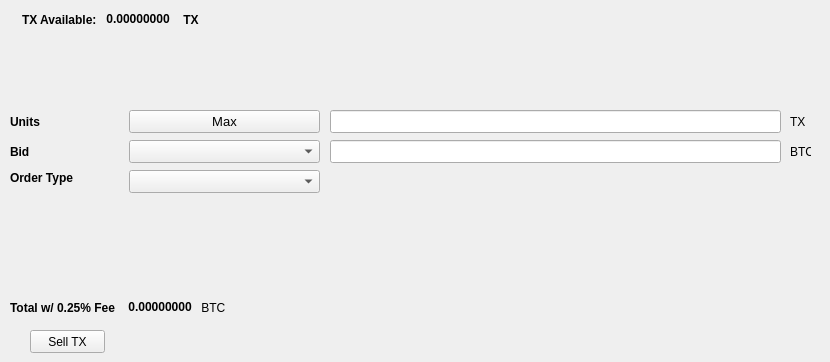
   <widget class="QWidget" name="SellTab">
    <attribute name="title">
     <string>Sell</string>
    </attribute>
    <widget class="QLabel" name="label_16">
     <property name="geometry">
      <rect>
       <x>790</x>
       <y>140</y>
       <width>21</width>
       <height>23</height>
      </rect>
     </property>
     <property name="text">
      <string>BTC</string>
     </property>
    </widget>
    <widget class="QComboBox" name="SellBidcomboBox">
     <property name="geometry">
      <rect>
       <x>129</x>
       <y>140</y>
       <width>191</width>
       <height>23</height>
      </rect>
     </property>
     <property name="font">
      <font>
       <pointsize>10</pointsize>
      </font>
     </property>
    </widget>
    <widget class="QLabel" name="label_18">
     <property name="geometry">
      <rect>
       <x>10</x>
       <y>110</y>
       <width>46</width>
       <height>23</height>
      </rect>
     </property>
     <property name="font">
      <font>
       <weight>75</weight>
       <bold>true</bold>
      </font>
     </property>
     <property name="text">
      <string>Units</string>
     </property>
    </widget>
    <widget class="QPushButton" name="Sell_Max_Amount">
     <property name="geometry">
      <rect>
       <x>129</x>
       <y>110</y>
       <width>191</width>
       <height>23</height>
      </rect>
     </property>
     <property name="font">
      <font>
       <pointsize>10</pointsize>
      </font>
     </property>
     <property name="text">
      <string>Max</string>
     </property>
    </widget>
    <widget class="QLabel" name="label_20">
     <property name="geometry">
      <rect>
       <x>10</x>
       <y>170</y>
       <width>71</width>
       <height>16</height>
      </rect>
     </property>
     <property name="font">
      <font>
       <weight>75</weight>
       <bold>true</bold>
      </font>
     </property>
     <property name="text">
      <string>Order Type</string>
     </property>
    </widget>
    <widget class="QComboBox" name="SellOrdertypeCombo">
     <property name="geometry">
      <rect>
       <x>129</x>
       <y>170</y>
       <width>191</width>
       <height>23</height>
      </rect>
     </property>
     <property name="font">
      <font>
       <pointsize>10</pointsize>
      </font>
     </property>
    </widget>
    <widget class="QLabel" name="label_21">
     <property name="geometry">
      <rect>
       <x>10</x>
       <y>140</y>
       <width>46</width>
       <height>23</height>
      </rect>
     </property>
     <property name="font">
      <font>
       <weight>75</weight>
       <bold>true</bold>
      </font>
     </property>
     <property name="text">
      <string>Bid</string>
     </property>
    </widget>
    <widget class="QLabel" name="label_22">
     <property name="geometry">
      <rect>
       <x>790</x>
       <y>110</y>
       <width>31</width>
       <height>23</height>
      </rect>
     </property>
     <property name="text">
      <string>TX</string>
     </property>
    </widget>
    <widget class="QLineEdit" name="UnitsInputTX">
     <property name="geometry">
      <rect>
       <x>330</x>
       <y>110</y>
       <width>451</width>
       <height>23</height>
      </rect>
     </property>
     <property name="font">
      <font>
       <pointsize>9</pointsize>
       <weight>75</weight>
       <bold>true</bold>
      </font>
     </property>
    </widget>
    <widget class="QLineEdit" name="SellBidPriceEdit">
     <property name="geometry">
      <rect>
       <x>330</x>
       <y>140</y>
       <width>451</width>
       <height>23</height>
      </rect>
     </property>
     <property name="font">
      <font>
       <pointsize>9</pointsize>
       <weight>75</weight>
       <bold>true</bold>
      </font>
     </property>
    </widget>
    <widget class="QPushButton" name="SellTXBTN">
     <property name="geometry">
      <rect>
       <x>30</x>
       <y>330</y>
       <width>75</width>
       <height>23</height>
      </rect>
     </property>
     <property name="text">
      <string>Sell TX</string>
     </property>
    </widget>
    <widget class="QWidget" name="layoutWidget">
     <property name="geometry">
      <rect>
       <x>22</x>
       <y>12</y>
       <width>200</width>
       <height>15</height>
      </rect>
     </property>
     <layout class="QHBoxLayout" name="horizontalLayout">
      <item>
       <widget class="QLabel" name="label232_2">
        <property name="font">
         <font>
          <weight>75</weight>
          <bold>true</bold>
         </font>
        </property>
        <property name="text">
         <string>TX Available:</string>
        </property>
       </widget>
      </item>
      <item>
       <widget class="QLabel" name="TXAvailableLabel">
        <property name="palette">
         <palette>
          <active>
           <colorrole role="WindowText">
            <brush brushstyle="SolidPattern">
             <color alpha="255">
              <red>0</red>
              <green>0</green>
              <blue>0</blue>
             </color>
            </brush>
           </colorrole>
           <colorrole role="Button">
            <brush brushstyle="SolidPattern">
             <color alpha="255">
              <red>0</red>
              <green>170</green>
              <blue>0</blue>
             </color>
            </brush>
           </colorrole>
           <colorrole role="Light">
            <brush brushstyle="SolidPattern">
             <color alpha="255">
              <red>0</red>
              <green>255</green>
              <blue>0</blue>
             </color>
            </brush>
           </colorrole>
           <colorrole role="Midlight">
            <brush brushstyle="SolidPattern">
             <color alpha="255">
              <red>0</red>
              <green>212</green>
              <blue>0</blue>
             </color>
            </brush>
           </colorrole>
           <colorrole role="Dark">
            <brush brushstyle="SolidPattern">
             <color alpha="255">
              <red>0</red>
              <green>85</green>
              <blue>0</blue>
             </color>
            </brush>
           </colorrole>
           <colorrole role="Mid">
            <brush brushstyle="SolidPattern">
             <color alpha="255">
              <red>0</red>
              <green>113</green>
              <blue>0</blue>
             </color>
            </brush>
           </colorrole>
           <colorrole role="Text">
            <brush brushstyle="SolidPattern">
             <color alpha="255">
              <red>0</red>
              <green>170</green>
              <blue>0</blue>
             </color>
            </brush>
           </colorrole>
           <colorrole role="BrightText">
            <brush brushstyle="SolidPattern">
             <color alpha="255">
              <red>255</red>
              <green>255</green>
              <blue>255</blue>
             </color>
            </brush>
           </colorrole>
           <colorrole role="ButtonText">
            <brush brushstyle="SolidPattern">
             <color alpha="255">
              <red>0</red>
              <green>0</green>
              <blue>0</blue>
             </color>
            </brush>
           </colorrole>
           <colorrole role="Base">
            <brush brushstyle="SolidPattern">
             <color alpha="255">
              <red>255</red>
              <green>255</green>
              <blue>255</blue>
             </color>
            </brush>
           </colorrole>
           <colorrole role="Window">
            <brush brushstyle="SolidPattern">
             <color alpha="255">
              <red>0</red>
              <green>170</green>
              <blue>0</blue>
             </color>
            </brush>
           </colorrole>
           <colorrole role="Shadow">
            <brush brushstyle="SolidPattern">
             <color alpha="255">
              <red>0</red>
              <green>0</green>
              <blue>0</blue>
             </color>
            </brush>
           </colorrole>
           <colorrole role="AlternateBase">
            <brush brushstyle="SolidPattern">
             <color alpha="255">
              <red>127</red>
              <green>212</green>
              <blue>127</blue>
             </color>
            </brush>
           </colorrole>
           <colorrole role="ToolTipBase">
            <brush brushstyle="SolidPattern">
             <color alpha="255">
              <red>255</red>
              <green>255</green>
              <blue>220</blue>
             </color>
            </brush>
           </colorrole>
           <colorrole role="ToolTipText">
            <brush brushstyle="SolidPattern">
             <color alpha="255">
              <red>0</red>
              <green>0</green>
              <blue>0</blue>
             </color>
            </brush>
           </colorrole>
          </active>
          <inactive>
           <colorrole role="WindowText">
            <brush brushstyle="SolidPattern">
             <color alpha="255">
              <red>0</red>
              <green>0</green>
              <blue>0</blue>
             </color>
            </brush>
           </colorrole>
           <colorrole role="Button">
            <brush brushstyle="SolidPattern">
             <color alpha="255">
              <red>0</red>
              <green>170</green>
              <blue>0</blue>
             </color>
            </brush>
           </colorrole>
           <colorrole role="Light">
            <brush brushstyle="SolidPattern">
             <color alpha="255">
              <red>0</red>
              <green>255</green>
              <blue>0</blue>
             </color>
            </brush>
           </colorrole>
           <colorrole role="Midlight">
            <brush brushstyle="SolidPattern">
             <color alpha="255">
              <red>0</red>
              <green>212</green>
              <blue>0</blue>
             </color>
            </brush>
           </colorrole>
           <colorrole role="Dark">
            <brush brushstyle="SolidPattern">
             <color alpha="255">
              <red>0</red>
              <green>85</green>
              <blue>0</blue>
             </color>
            </brush>
           </colorrole>
           <colorrole role="Mid">
            <brush brushstyle="SolidPattern">
             <color alpha="255">
              <red>0</red>
              <green>113</green>
              <blue>0</blue>
             </color>
            </brush>
           </colorrole>
           <colorrole role="Text">
            <brush brushstyle="SolidPattern">
             <color alpha="255">
              <red>0</red>
              <green>170</green>
              <blue>0</blue>
             </color>
            </brush>
           </colorrole>
           <colorrole role="BrightText">
            <brush brushstyle="SolidPattern">
             <color alpha="255">
              <red>255</red>
              <green>255</green>
              <blue>255</blue>
             </color>
            </brush>
           </colorrole>
           <colorrole role="ButtonText">
            <brush brushstyle="SolidPattern">
             <color alpha="255">
              <red>0</red>
              <green>0</green>
              <blue>0</blue>
             </color>
            </brush>
           </colorrole>
           <colorrole role="Base">
            <brush brushstyle="SolidPattern">
             <color alpha="255">
              <red>255</red>
              <green>255</green>
              <blue>255</blue>
             </color>
            </brush>
           </colorrole>
           <colorrole role="Window">
            <brush brushstyle="SolidPattern">
             <color alpha="255">
              <red>0</red>
              <green>170</green>
              <blue>0</blue>
             </color>
            </brush>
           </colorrole>
           <colorrole role="Shadow">
            <brush brushstyle="SolidPattern">
             <color alpha="255">
              <red>0</red>
              <green>0</green>
              <blue>0</blue>
             </color>
            </brush>
           </colorrole>
           <colorrole role="AlternateBase">
            <brush brushstyle="SolidPattern">
             <color alpha="255">
              <red>127</red>
              <green>212</green>
              <blue>127</blue>
             </color>
            </brush>
           </colorrole>
           <colorrole role="ToolTipBase">
            <brush brushstyle="SolidPattern">
             <color alpha="255">
              <red>255</red>
              <green>255</green>
              <blue>220</blue>
             </color>
            </brush>
           </colorrole>
           <colorrole role="ToolTipText">
            <brush brushstyle="SolidPattern">
             <color alpha="255">
              <red>0</red>
              <green>0</green>
              <blue>0</blue>
             </color>
            </brush>
           </colorrole>
          </inactive>
          <disabled>
           <colorrole role="WindowText">
            <brush brushstyle="SolidPattern">
             <color alpha="255">
              <red>0</red>
              <green>85</green>
              <blue>0</blue>
             </color>
            </brush>
           </colorrole>
           <colorrole role="Button">
            <brush brushstyle="SolidPattern">
             <color alpha="255">
              <red>0</red>
              <green>170</green>
              <blue>0</blue>
             </color>
            </brush>
           </colorrole>
           <colorrole role="Light">
            <brush brushstyle="SolidPattern">
             <color alpha="255">
              <red>0</red>
              <green>255</green>
              <blue>0</blue>
             </color>
            </brush>
           </colorrole>
           <colorrole role="Midlight">
            <brush brushstyle="SolidPattern">
             <color alpha="255">
              <red>0</red>
              <green>212</green>
              <blue>0</blue>
             </color>
            </brush>
           </colorrole>
           <colorrole role="Dark">
            <brush brushstyle="SolidPattern">
             <color alpha="255">
              <red>0</red>
              <green>85</green>
              <blue>0</blue>
             </color>
            </brush>
           </colorrole>
           <colorrole role="Mid">
            <brush brushstyle="SolidPattern">
             <color alpha="255">
              <red>0</red>
              <green>113</green>
              <blue>0</blue>
             </color>
            </brush>
           </colorrole>
           <colorrole role="Text">
            <brush brushstyle="SolidPattern">
             <color alpha="255">
              <red>0</red>
              <green>85</green>
              <blue>0</blue>
             </color>
            </brush>
           </colorrole>
           <colorrole role="BrightText">
            <brush brushstyle="SolidPattern">
             <color alpha="255">
              <red>255</red>
              <green>255</green>
              <blue>255</blue>
             </color>
            </brush>
           </colorrole>
           <colorrole role="ButtonText">
            <brush brushstyle="SolidPattern">
             <color alpha="255">
              <red>0</red>
              <green>85</green>
              <blue>0</blue>
             </color>
            </brush>
           </colorrole>
           <colorrole role="Base">
            <brush brushstyle="SolidPattern">
             <color alpha="255">
              <red>0</red>
              <green>170</green>
              <blue>0</blue>
             </color>
            </brush>
           </colorrole>
           <colorrole role="Window">
            <brush brushstyle="SolidPattern">
             <color alpha="255">
              <red>0</red>
              <green>170</green>
              <blue>0</blue>
             </color>
            </brush>
           </colorrole>
           <colorrole role="Shadow">
            <brush brushstyle="SolidPattern">
             <color alpha="255">
              <red>0</red>
              <green>0</green>
              <blue>0</blue>
             </color>
            </brush>
           </colorrole>
           <colorrole role="AlternateBase">
            <brush brushstyle="SolidPattern">
             <color alpha="255">
              <red>0</red>
              <green>170</green>
              <blue>0</blue>
             </color>
            </brush>
           </colorrole>
           <colorrole role="ToolTipBase">
            <brush brushstyle="SolidPattern">
             <color alpha="255">
              <red>255</red>
              <green>255</green>
              <blue>220</blue>
             </color>
            </brush>
           </colorrole>
           <colorrole role="ToolTipText">
            <brush brushstyle="SolidPattern">
             <color alpha="255">
              <red>0</red>
              <green>0</green>
              <blue>0</blue>
             </color>
            </brush>
           </colorrole>
          </disabled>
         </palette>
        </property>
        <property name="font">
         <font>
          <weight>75</weight>
          <bold>true</bold>
         </font>
        </property>
        <property name="text">
         <string> 0.00000000 </string>
        </property>
        <property name="textInteractionFlags">
         <set>Qt::LinksAccessibleByMouse|Qt::TextSelectableByKeyboard|Qt::TextSelectableByMouse</set>
        </property>
       </widget>
      </item>
      <item>
       <widget class="QLabel" name="labelTX">
        <property name="font">
         <font>
          <weight>75</weight>
          <bold>true</bold>
         </font>
        </property>
        <property name="text">
         <string> TX</string>
        </property>
       </widget>
      </item>
     </layout>
    </widget>
    <widget class="QWidget" name="layoutWidget">
     <property name="geometry">
      <rect>
       <x>10</x>
       <y>300</y>
       <width>218</width>
       <height>15</height>
      </rect>
     </property>
     <layout class="QHBoxLayout" name="horizontalLayout_2">
      <item>
       <widget class="QLabel" name="label_19">
        <property name="font">
         <font>
          <weight>75</weight>
          <bold>true</bold>
         </font>
        </property>
        <property name="text">
         <string>Total w/ 0.25% Fee </string>
        </property>
       </widget>
      </item>
      <item>
       <widget class="QLabel" name="SellCostLabel">
        <property name="palette">
         <palette>
          <active>
           <colorrole role="WindowText">
            <brush brushstyle="SolidPattern">
             <color alpha="255">
              <red>0</red>
              <green>0</green>
              <blue>0</blue>
             </color>
            </brush>
           </colorrole>
           <colorrole role="Button">
            <brush brushstyle="SolidPattern">
             <color alpha="255">
              <red>0</red>
              <green>170</green>
              <blue>0</blue>
             </color>
            </brush>
           </colorrole>
           <colorrole role="Light">
            <brush brushstyle="SolidPattern">
             <color alpha="255">
              <red>0</red>
              <green>255</green>
              <blue>0</blue>
             </color>
            </brush>
           </colorrole>
           <colorrole role="Midlight">
            <brush brushstyle="SolidPattern">
             <color alpha="255">
              <red>0</red>
              <green>212</green>
              <blue>0</blue>
             </color>
            </brush>
           </colorrole>
           <colorrole role="Dark">
            <brush brushstyle="SolidPattern">
             <color alpha="255">
              <red>0</red>
              <green>85</green>
              <blue>0</blue>
             </color>
            </brush>
           </colorrole>
           <colorrole role="Mid">
            <brush brushstyle="SolidPattern">
             <color alpha="255">
              <red>0</red>
              <green>113</green>
              <blue>0</blue>
             </color>
            </brush>
           </colorrole>
           <colorrole role="Text">
            <brush brushstyle="SolidPattern">
             <color alpha="255">
              <red>0</red>
              <green>170</green>
              <blue>0</blue>
             </color>
            </brush>
           </colorrole>
           <colorrole role="BrightText">
            <brush brushstyle="SolidPattern">
             <color alpha="255">
              <red>255</red>
              <green>255</green>
              <blue>255</blue>
             </color>
            </brush>
           </colorrole>
           <colorrole role="ButtonText">
            <brush brushstyle="SolidPattern">
             <color alpha="255">
              <red>0</red>
              <green>0</green>
              <blue>0</blue>
             </color>
            </brush>
           </colorrole>
           <colorrole role="Base">
            <brush brushstyle="SolidPattern">
             <color alpha="255">
              <red>255</red>
              <green>255</green>
              <blue>255</blue>
             </color>
            </brush>
           </colorrole>
           <colorrole role="Window">
            <brush brushstyle="SolidPattern">
             <color alpha="255">
              <red>0</red>
              <green>170</green>
              <blue>0</blue>
             </color>
            </brush>
           </colorrole>
           <colorrole role="Shadow">
            <brush brushstyle="SolidPattern">
             <color alpha="255">
              <red>0</red>
              <green>0</green>
              <blue>0</blue>
             </color>
            </brush>
           </colorrole>
           <colorrole role="AlternateBase">
            <brush brushstyle="SolidPattern">
             <color alpha="255">
              <red>127</red>
              <green>212</green>
              <blue>127</blue>
             </color>
            </brush>
           </colorrole>
           <colorrole role="ToolTipBase">
            <brush brushstyle="SolidPattern">
             <color alpha="255">
              <red>255</red>
              <green>255</green>
              <blue>220</blue>
             </color>
            </brush>
           </colorrole>
           <colorrole role="ToolTipText">
            <brush brushstyle="SolidPattern">
             <color alpha="255">
              <red>0</red>
              <green>0</green>
              <blue>0</blue>
             </color>
            </brush>
           </colorrole>
          </active>
          <inactive>
           <colorrole role="WindowText">
            <brush brushstyle="SolidPattern">
             <color alpha="255">
              <red>0</red>
              <green>0</green>
              <blue>0</blue>
             </color>
            </brush>
           </colorrole>
           <colorrole role="Button">
            <brush brushstyle="SolidPattern">
             <color alpha="255">
              <red>0</red>
              <green>170</green>
              <blue>0</blue>
             </color>
            </brush>
           </colorrole>
           <colorrole role="Light">
            <brush brushstyle="SolidPattern">
             <color alpha="255">
              <red>0</red>
              <green>255</green>
              <blue>0</blue>
             </color>
            </brush>
           </colorrole>
           <colorrole role="Midlight">
            <brush brushstyle="SolidPattern">
             <color alpha="255">
              <red>0</red>
              <green>212</green>
              <blue>0</blue>
             </color>
            </brush>
           </colorrole>
           <colorrole role="Dark">
            <brush brushstyle="SolidPattern">
             <color alpha="255">
              <red>0</red>
              <green>85</green>
              <blue>0</blue>
             </color>
            </brush>
           </colorrole>
           <colorrole role="Mid">
            <brush brushstyle="SolidPattern">
             <color alpha="255">
              <red>0</red>
              <green>113</green>
              <blue>0</blue>
             </color>
            </brush>
           </colorrole>
           <colorrole role="Text">
            <brush brushstyle="SolidPattern">
             <color alpha="255">
              <red>0</red>
              <green>170</green>
              <blue>0</blue>
             </color>
            </brush>
           </colorrole>
           <colorrole role="BrightText">
            <brush brushstyle="SolidPattern">
             <color alpha="255">
              <red>255</red>
              <green>255</green>
              <blue>255</blue>
             </color>
            </brush>
           </colorrole>
           <colorrole role="ButtonText">
            <brush brushstyle="SolidPattern">
             <color alpha="255">
              <red>0</red>
              <green>0</green>
              <blue>0</blue>
             </color>
            </brush>
           </colorrole>
           <colorrole role="Base">
            <brush brushstyle="SolidPattern">
             <color alpha="255">
              <red>255</red>
              <green>255</green>
              <blue>255</blue>
             </color>
            </brush>
           </colorrole>
           <colorrole role="Window">
            <brush brushstyle="SolidPattern">
             <color alpha="255">
              <red>0</red>
              <green>170</green>
              <blue>0</blue>
             </color>
            </brush>
           </colorrole>
           <colorrole role="Shadow">
            <brush brushstyle="SolidPattern">
             <color alpha="255">
              <red>0</red>
              <green>0</green>
              <blue>0</blue>
             </color>
            </brush>
           </colorrole>
           <colorrole role="AlternateBase">
            <brush brushstyle="SolidPattern">
             <color alpha="255">
              <red>127</red>
              <green>212</green>
              <blue>127</blue>
             </color>
            </brush>
           </colorrole>
           <colorrole role="ToolTipBase">
            <brush brushstyle="SolidPattern">
             <color alpha="255">
              <red>255</red>
              <green>255</green>
              <blue>220</blue>
             </color>
            </brush>
           </colorrole>
           <colorrole role="ToolTipText">
            <brush brushstyle="SolidPattern">
             <color alpha="255">
              <red>0</red>
              <green>0</green>
              <blue>0</blue>
             </color>
            </brush>
           </colorrole>
          </inactive>
          <disabled>
           <colorrole role="WindowText">
            <brush brushstyle="SolidPattern">
             <color alpha="255">
              <red>0</red>
              <green>85</green>
              <blue>0</blue>
             </color>
            </brush>
           </colorrole>
           <colorrole role="Button">
            <brush brushstyle="SolidPattern">
             <color alpha="255">
              <red>0</red>
              <green>170</green>
              <blue>0</blue>
             </color>
            </brush>
           </colorrole>
           <colorrole role="Light">
            <brush brushstyle="SolidPattern">
             <color alpha="255">
              <red>0</red>
              <green>255</green>
              <blue>0</blue>
             </color>
            </brush>
           </colorrole>
           <colorrole role="Midlight">
            <brush brushstyle="SolidPattern">
             <color alpha="255">
              <red>0</red>
              <green>212</green>
              <blue>0</blue>
             </color>
            </brush>
           </colorrole>
           <colorrole role="Dark">
            <brush brushstyle="SolidPattern">
             <color alpha="255">
              <red>0</red>
              <green>85</green>
              <blue>0</blue>
             </color>
            </brush>
           </colorrole>
           <colorrole role="Mid">
            <brush brushstyle="SolidPattern">
             <color alpha="255">
              <red>0</red>
              <green>113</green>
              <blue>0</blue>
             </color>
            </brush>
           </colorrole>
           <colorrole role="Text">
            <brush brushstyle="SolidPattern">
             <color alpha="255">
              <red>0</red>
              <green>85</green>
              <blue>0</blue>
             </color>
            </brush>
           </colorrole>
           <colorrole role="BrightText">
            <brush brushstyle="SolidPattern">
             <color alpha="255">
              <red>255</red>
              <green>255</green>
              <blue>255</blue>
             </color>
            </brush>
           </colorrole>
           <colorrole role="ButtonText">
            <brush brushstyle="SolidPattern">
             <color alpha="255">
              <red>0</red>
              <green>85</green>
              <blue>0</blue>
             </color>
            </brush>
           </colorrole>
           <colorrole role="Base">
            <brush brushstyle="SolidPattern">
             <color alpha="255">
              <red>0</red>
              <green>170</green>
              <blue>0</blue>
             </color>
            </brush>
           </colorrole>
           <colorrole role="Window">
            <brush brushstyle="SolidPattern">
             <color alpha="255">
              <red>0</red>
              <green>170</green>
              <blue>0</blue>
             </color>
            </brush>
           </colorrole>
           <colorrole role="Shadow">
            <brush brushstyle="SolidPattern">
             <color alpha="255">
              <red>0</red>
              <green>0</green>
              <blue>0</blue>
             </color>
            </brush>
           </colorrole>
           <colorrole role="AlternateBase">
            <brush brushstyle="SolidPattern">
             <color alpha="255">
              <red>0</red>
              <green>170</green>
              <blue>0</blue>
             </color>
            </brush>
           </colorrole>
           <colorrole role="ToolTipBase">
            <brush brushstyle="SolidPattern">
             <color alpha="255">
              <red>255</red>
              <green>255</green>
              <blue>220</blue>
             </color>
            </brush>
           </colorrole>
           <colorrole role="ToolTipText">
            <brush brushstyle="SolidPattern">
             <color alpha="255">
              <red>0</red>
              <green>0</green>
              <blue>0</blue>
             </color>
            </brush>
           </colorrole>
          </disabled>
         </palette>
        </property>
        <property name="font">
         <font>
          <weight>75</weight>
          <bold>true</bold>
         </font>
        </property>
        <property name="autoFillBackground">
         <bool>false</bool>
        </property>
        <property name="text">
         <string> 0.00000000</string>
        </property>
        <property name="textInteractionFlags">
         <set>Qt::LinksAccessibleByMouse|Qt::TextSelectableByMouse</set>
        </property>
       </widget>
      </item>
      <item>
       <widget class="QLabel" name="label_17">
        <property name="font">
         <font>
          <weight>50</weight>
          <bold>false</bold>
         </font>
        </property>
        <property name="text">
         <string> BTC</string>
        </property>
       </widget>
      </item>
     </layout>
    </widget>
   </widget>
